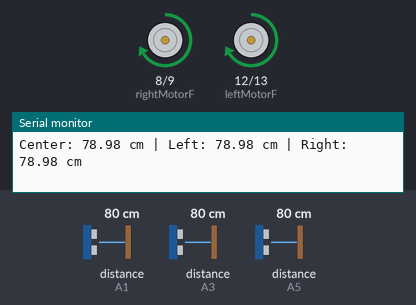
The sketch below on a simulated Arduino Uno, built with avr-gcc and run on an emulated ATmega328P. On the bench: motor-driver pin pairs drawn as motors (green arrow = first pin HIGH = forward, orange = second pin HIGH = backward, longer = more drive, scaled by the enable pin), the last lines printed to the serial monitor. Wiring (inferred from the names in the program): 3 × ultrasonic range finder: trigger A0, echo A1 / trigger A2, echo A3 / trigger A4, echo A5. The inputs (shaded band) are chosen by the test bench; at power-on: distance to the obstacle (sensors on A1, A3, A5) 80 cm. The echo pulse lasts 58.3 µs per cm.

Above: at 1.2 s.
1.3 s: distance to the obstacle (sensor on A1) set to 2 cm
At 2.4 s:
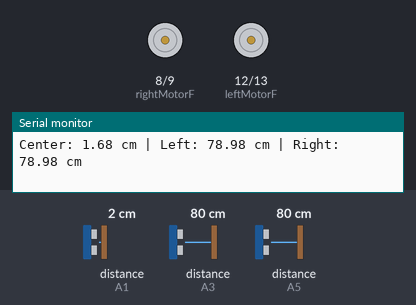
2.9 s: distance to the obstacle (sensor on A1) set to 9 cm
4.4 s: distance to the obstacle (sensor on A1) set to 12 cm
At 5.2 s:
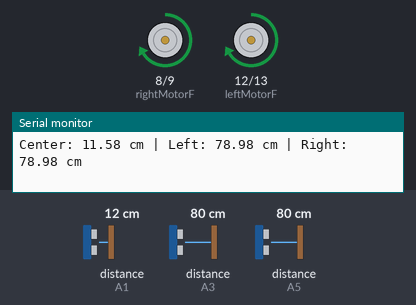
5.9 s: distance to the obstacle (sensor on A3) set to 12 cm
7.4 s: distance to the obstacle (sensor on A3) set to 9 cm
At 8.6 s:
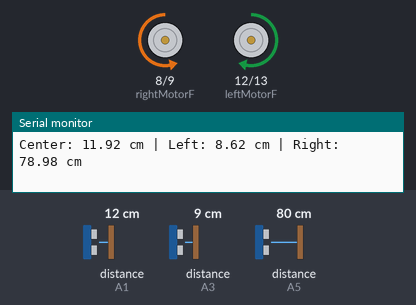
Timing chart, 0 to 10.4 s (numbered marks = the images above; inputs shaded):
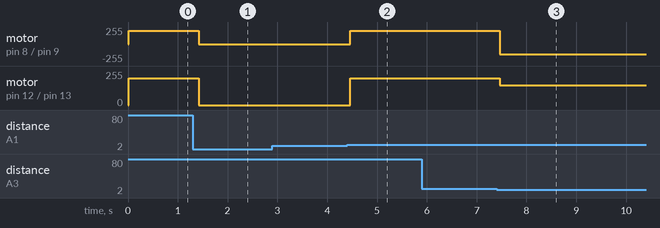

Measured:
- the behaviour switches between 10 and 11 cm on distance to the obstacle (sensor on A1) (found by bisection; images 1 and 2)
- the behaviour switches between 11 and 10 cm on distance to the obstacle (sensor on A3) (found by bisection; images 2 and 3)
- after the input at 1.3 s, motor on pin 8 (rightMotorF) / pin 9 (rightMotorB), motor on pin 12 (leftMotorF) / pin 13 (leftMotorB): forward 200/255 → stopped after 0.12 s
- after the input at 4.4 s, motor on pin 8 (rightMotorF) / pin 9 (rightMotorB), motor on pin 12 (leftMotorF) / pin 13 (leftMotorB): stopped → forward 200/255 after 0.06 s
- after the input at 7.4 s, motor on pin 8 (rightMotorF) / pin 9 (rightMotorB): forward 200/255 → backward 150/255 after 0.06 s; motor on pin 12 (leftMotorF) / pin 13 (leftMotorB): forward 200/255 → forward 150/255 after 0.06 s

The sketch:

mappingwithrightandleft.ino
```cpp
#define SOUND_SPEED 0.034  // cm/µs (Speed of sound)
#define STOP_DISTANCE 10   // cm (Threshold distance to stop the robot)
#define MAX_DISTANCE 50    // cm (Max distance for deceleration)

// Sensor 1 Pins
const int TRIG1 = A0; // Center
const int ECHO1 = A1;

// Sensor 2 Pins
const int TRIG2 = A2; // Left
const int ECHO2 = A3;

// Sensor 3 Pins
const int TRIG3 = A4; // Right
const int ECHO3 = A5;

// Motor Pins
#define rightMotorF 8
#define rightMotorB 9
#define rightMotorPWM 10
#define leftMotorF 12
#define leftMotorB 13
#define leftMotorPWM 11

float distance1, distance2, distance3;

void setup() {
  Serial.begin(115200);

  // Sensor pins
  pinMode(TRIG1, OUTPUT);
  pinMode(ECHO1, INPUT);

  pinMode(TRIG2, OUTPUT);
  pinMode(ECHO2, INPUT);

  pinMode(TRIG3, OUTPUT);
  pinMode(ECHO3, INPUT);

  // Motor pins
  pinMode(rightMotorF, OUTPUT);
  pinMode(rightMotorB, OUTPUT);
  pinMode(rightMotorPWM, OUTPUT);

  pinMode(leftMotorF, OUTPUT);
  pinMode(leftMotorB, OUTPUT);
  pinMode(leftMotorPWM, OUTPUT);
}

void loop() {
  distance1 = getDistance(TRIG1, ECHO1);  // Center
  distance2 = getDistance(TRIG2, ECHO2);  // Left
  distance3 = getDistance(TRIG3, ECHO3);  // Right

  Serial.print("Center: ");
  Serial.print(distance1);
  Serial.print(" cm | ");

  Serial.print("Left: ");
  Serial.print(distance2);
  Serial.print(" cm | ");

  Serial.print("Right: ");
  Serial.print(distance3);
  Serial.println(" cm");

  // Control Movement
  if (distance1 < STOP_DISTANCE) {
    stopMotors();  // Stop if center < 10 cm
  } else if (distance2 < STOP_DISTANCE) {
    turnRight(150);  // Turn right if left < 10 cm
  } else if (distance3 < STOP_DISTANCE) {
    turnLeft(150);  // Turn left if right < 10 cm
  } else if (distance1 <= MAX_DISTANCE) {
    int speed = map(distance1, STOP_DISTANCE, MAX_DISTANCE, 50, 200);  // Speed from 50 to 200
    moveForward(speed);
  } else {
    moveForward(200);  // Full speed if center > 50 cm
  }

  delay(100);
}

float getDistance(int trigPin, int echoPin) {
  digitalWrite(trigPin, LOW);
  delayMicroseconds(2);
  digitalWrite(trigPin, HIGH);
  delayMicroseconds(10);
  digitalWrite(trigPin, LOW);

  long duration = pulseIn(echoPin, HIGH);
  return (duration * SOUND_SPEED) / 2;
}

void moveForward(int speed) {
  digitalWrite(rightMotorF, HIGH);
  digitalWrite(rightMotorB, LOW);
  analogWrite(rightMotorPWM, speed);

  digitalWrite(leftMotorF, HIGH);
  digitalWrite(leftMotorB, LOW);
  analogWrite(leftMotorPWM, speed);
}

void stopMotors() {
  digitalWrite(rightMotorF, LOW);
  digitalWrite(rightMotorB, LOW);
  analogWrite(rightMotorPWM, 0);

  digitalWrite(leftMotorF, LOW);
  digitalWrite(leftMotorB, LOW);
  analogWrite(leftMotorPWM, 0);
}

void turnLeft(int speed) {
  digitalWrite(rightMotorF, HIGH);
  digitalWrite(rightMotorB, LOW);
  analogWrite(rightMotorPWM, speed);

  digitalWrite(leftMotorF, LOW);
  digitalWrite(leftMotorB, HIGH);
  analogWrite(leftMotorPWM, speed);
}

void turnRight(int speed) {
  digitalWrite(rightMotorF, LOW);
  digitalWrite(rightMotorB, HIGH);
  analogWrite(rightMotorPWM, speed);

  digitalWrite(leftMotorF, HIGH);
  digitalWrite(leftMotorB, LOW);
  analogWrite(leftMotorPWM, speed);
}
```
